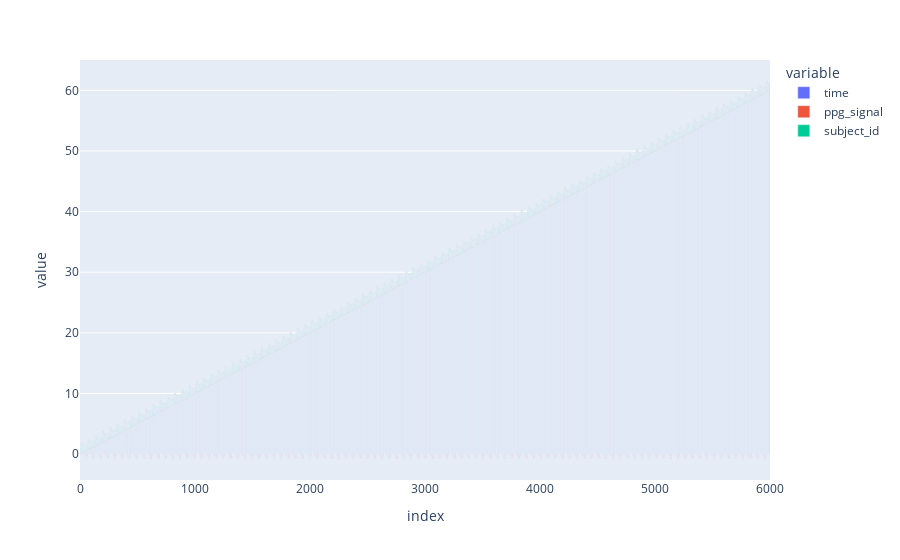

The notebook cell saved with this chart:
### Code cell
import plotly.express as px


fig = px.bar(am)
fig.show()

### Figure 1 — Plotly figure (JSON) as saved in the notebook; plotly's stock layout.template omitted (floating-point values rounded to 4 significant figures; data arrays with more than 128 entries replaced by an {"elided": "..."} marker saying what was removed)
{"data": [{"hovertemplate": "variable=time<br>index=%{x}<br>value=%{y}<extra></extra>", "legendgroup": "time", "marker": {"color": "#636efa", "pattern": {"shape": ""}}, "name": "time", "orientation": "v", "showlegend": true, "textposition": "auto", "type": "bar", "x": {"elided": "6000 int values"}, "xaxis": "x", "y": {"elided": "6000 float values"}, "yaxis": "y"}, {"hovertemplate": "variable=ppg_signal<br>index=%{x}<br>value=%{y}<extra></extra>", "legendgroup": "ppg_signal", "marker": {"color": "#EF553B", "pattern": {"shape": ""}}, "name": "ppg_signal", "orientation": "v", "showlegend": true, "textposition": "auto", "type": "bar", "x": {"elided": "6000 int values"}, "xaxis": "x", "y": {"elided": "6000 float values"}, "yaxis": "y"}, {"hovertemplate": "variable=subject_id<br>index=%{x}<br>value=%{y}<extra></extra>", "legendgroup": "subject_id", "marker": {"color": "#00cc96", "pattern": {"shape": ""}}, "name": "subject_id", "orientation": "v", "showlegend": true, "textposition": "auto", "type": "bar", "x": {"elided": "6000 int values"}, "xaxis": "x", "y": {"elided": "6000 float values"}, "yaxis": "y"}], "layout": {"barmode": "relative", "legend": {"title": {"text": "variable"}, "tracegroupgap": 0}, "margin": {"t": 60}, "xaxis": {"anchor": "y", "domain": [0, 1], "title": {"text": "index"}}, "yaxis": {"anchor": "x", "domain": [0, 1], "title": {"text": "value"}}}}
